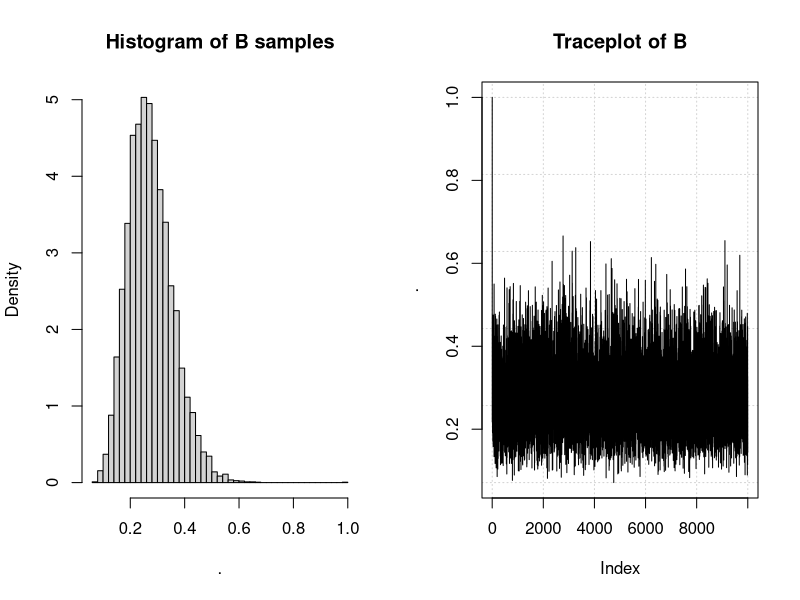
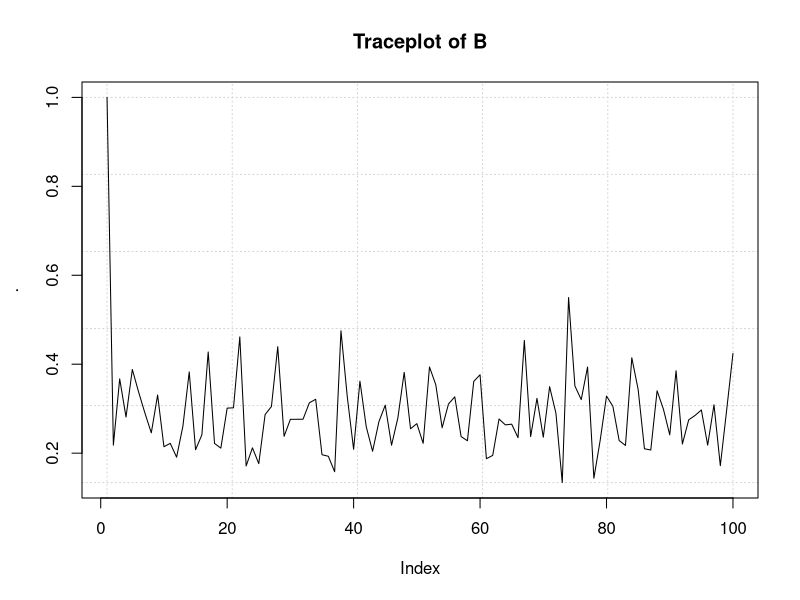
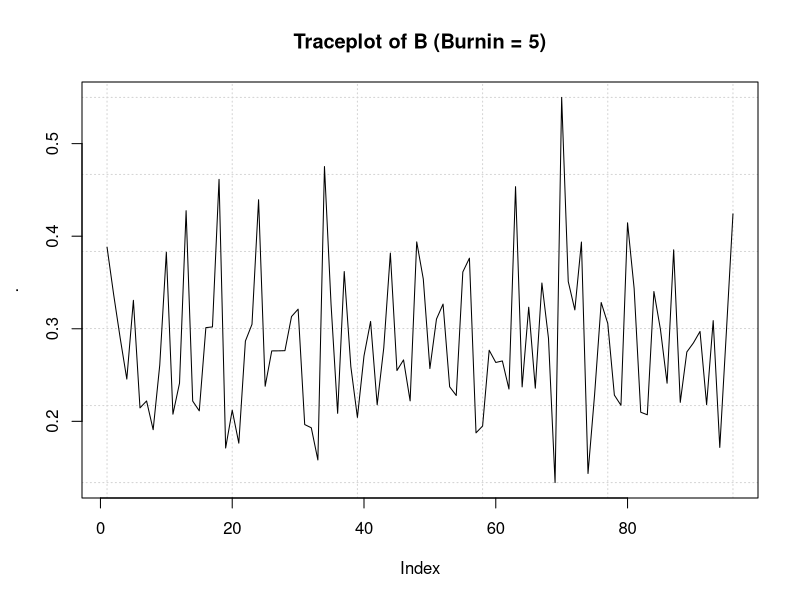
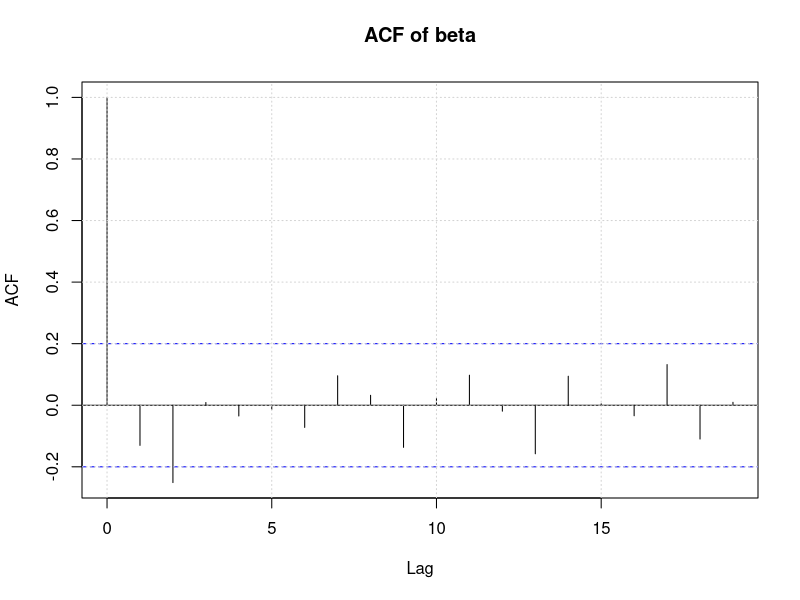
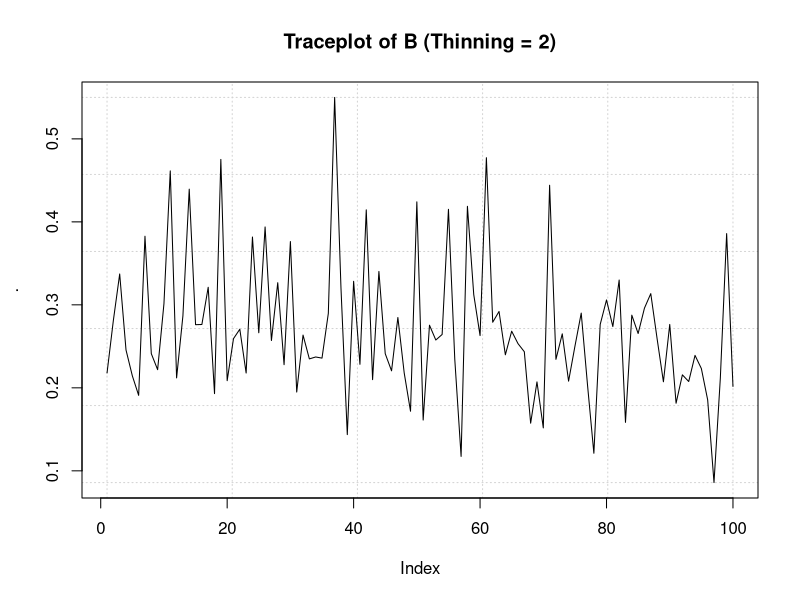
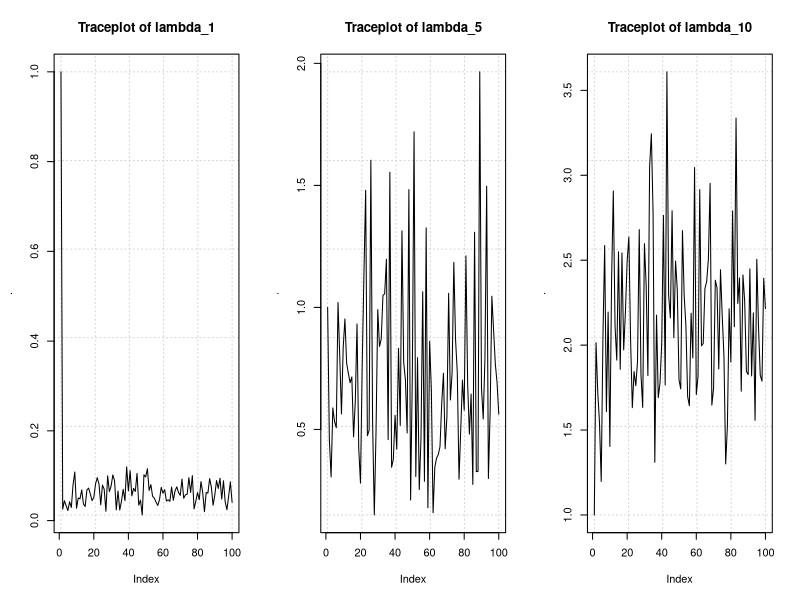
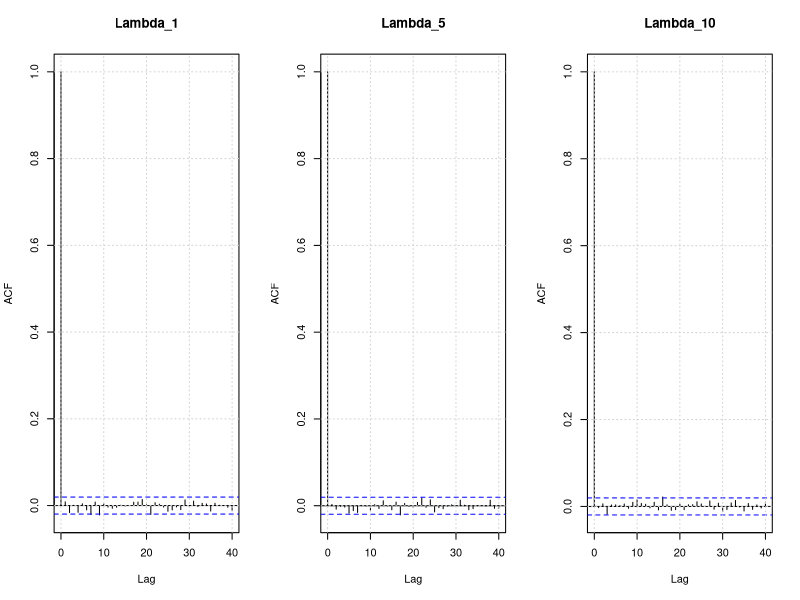

The R script that drew these images, in order: (Note: this script raises an error after producing the figures.)
set.seed(100)
install.packages("dplyr")
library(dplyr)


# Specify y and initial values for beta and lambda
y <- c(5, 1, 5, 14, 3, 19, 1, 1, 4, 22)
t <- c(94.320, 15.720, 62.880, 125.760, 5.240, 31.440, 1.048, 
       1.048, 2.096, 10.480)
lambda_0 <- rep(1, 10)
beta_0 <- 1

# Function to sample lambda
rlambda <- function(beta) {
  temp <- numeric(10)
  for(i in 1:10) {
    temp[i] <- rgamma(1, 
                      shape = y[i] + 1,
                      rate = t[i] + beta) 
  }
  return(temp)
}

# Function to sample beta
rbeta <- function(lambda) {
  rgamma(1, 
         shape = 11,
         rate = sum(lambda) + 40) 
}

# The Gibbs sampler
n_samples <- 10000
samples_lambda <- matrix(ncol = 10, nrow = n_samples)
samples_beta <- numeric(n_samples) 
samples_lambda[1,] <- lambda_0
samples_beta[1] <- beta_0
for(i in 2:n_samples) { 
  samples_beta[i] <- rbeta(samples_lambda[i - 1]) 
  samples_lambda[i,] <- rlambda(samples_beta[i]) 
}

# Illustrate the B-parameter
par(mfrow = c(1,2))
samples_beta %>% hist(prob = TRUE, breaks = 50,
                      main = "Histogram of B samples")
samples_beta %>% plot(type = "l", first.panel = grid(),
                      main = "Traceplot of B")

# Looking at the first 100 samples of B
par(mfrow = c(1, 1))
samples_beta[1:100] %>% plot(type = "l", first.panel = grid(),
                             main = "Traceplot of B")

# Converges relatively quickly towards distribution, choose burning to be 5
burnin <- 5
samples_beta[burnin:100] %>% plot(type = "l", first.panel = grid(),
                                  main = "Traceplot of B (Burnin = 5)")

# acf of samples
acf(samples_beta[burnin:100], main = "ACF of beta"); grid()

# Instead of burnin we could also use thinning, where we pick every second
# sample
samples_beta[1:100 * 2] %>% plot(type = "l", first.panel = grid(),
                                 main = "Traceplot of B (Thinning = 2)")

par(mfrow = c(1,3)) 
samples_lambda[1:100,1]%>% plot(type = "l", first.panel = grid(),
                                main = "Traceplot of lambda_1")
samples_lambda[1:100,5]%>% plot(type = "l", first.panel = grid(),
                                main = "Traceplot of lambda_5")
samples_lambda[1:100,10]%>% plot(type = "l", first.panel = grid(),
                                 main = "Traceplot of lambda_10")

samples_lambda[,1] %>% acf(main = "Lambda_1"); grid()
samples_lambda[,5] %>% acf(main = "Lambda_5"); grid()
samples_lambda[,10] %>% acf(main = "Lambda_10"); grid()

###### Exercise 11 ######
#We use the samples of lambda to draw from Y
posterior_predictive<-rpois(100000, lambda=samples_lambda%*%diag(t))

par(mfrow=c(5,2))
for (i in 1:10){
hist(samples_lambda[,i],main=paste("lambda", i),xlab="value")
abline(v=mean(samples_lambda[,i]),col="red")
abline(v=quantile(samples_lambda[,i],0.975), lty="dotted")
abline(v=quantile(samples_lambda[,i],0.025),lty="dotted")
}

#here we calculate the CPI
dim(apply(samples_lambda[],2,quantile,probs=c(0.025,0.975)))
sampleconf=apply(samples_lambda[],2,quantile,probs=c(0.025,0.975))



colMeans(samples_lambda)

par(mfrow=c(1,1))

##### Exercise 12 #####
#Here we generate the vectors for the upper and lower interval 
vector1=y/t-1.96*sqrt(y/(t**2))
vector2=y/t+1.96*sqrt(y/(t**2))
vector3= sampleconf[1,]
vector4=sampleconf[2,]


V1 <- c(vector1, vector2)  # 
V2 <- c(vector3, vector4)  # 
groups <- rep(1:10, times = 2)

# Plot the first box plot
boxplot(V1 ~ groups, col = adjustcolor("lightblue", alpha.f = 0.3), 
        main = "Overlapping Box Plot of confidence intervals", 
        xlab = "lambda", ylab = "Values", 
        outline = FALSE, notch = FALSE, 
        ylim = range(c(lower_values, upper_values)),medcol = NA
)

# Overlay the second box plot
boxplot(V2 ~ groups, col = adjustcolor("lightgreen", alpha.f = 0.3), 
        add = TRUE, notch = FALSE, outline = FALSE,medcol = NA)
legend("topleft", legend=c("Confidence interval", "CPI"),
       fill=c("lightblue", "lightgreen"),)




for (i in 1:10){
  print(quantile(samples_lambda[,i],0.025))
  print(quantile(samples_lambda[,i],0.975))
}

quantile(samples_lambda[,1],0.975)

#here we find the posterior predictive
y_pred<-rpois(100000, lambda=samples_lambda%*%diag(t))%>% matrix(nrow=10000)
colMeans(y_pred)

##### Exercise 13 #####
# Function to sample lambda
rlambda <- function(beta) {
  temp <- numeric(10)
  for(i in 1:10) {
    temp[i] <- rgamma(1, 
                      shape = y[i] + 1,
                      rate = t[i] + beta) 
  }
  return(temp)
}

# Function to sample beta
rbeta <- function(lambda) {
  rgamma(1, 
         shape = 11,
         rate = sum(lambda) + 60) 
}

# The Gibbs sampler
n_samples <- 10000
samples_lambda <- matrix(ncol = 10, nrow = n_samples)
samples_beta <- numeric(n_samples) 
samples_lambda[1,] <- lambda_0
samples_beta[1] <- beta_0
for(i in 2:n_samples) { 
  samples_beta[i] <- rbeta(samples_lambda[i - 1]) 
  samples_lambda[i,] <- rlambda(samples_beta[i]) 
}

for (i in 1:10){
  print(quantile(samples_lambda[,i],0.025))
  print(quantile(samples_lambda[,i],0.975))
}
